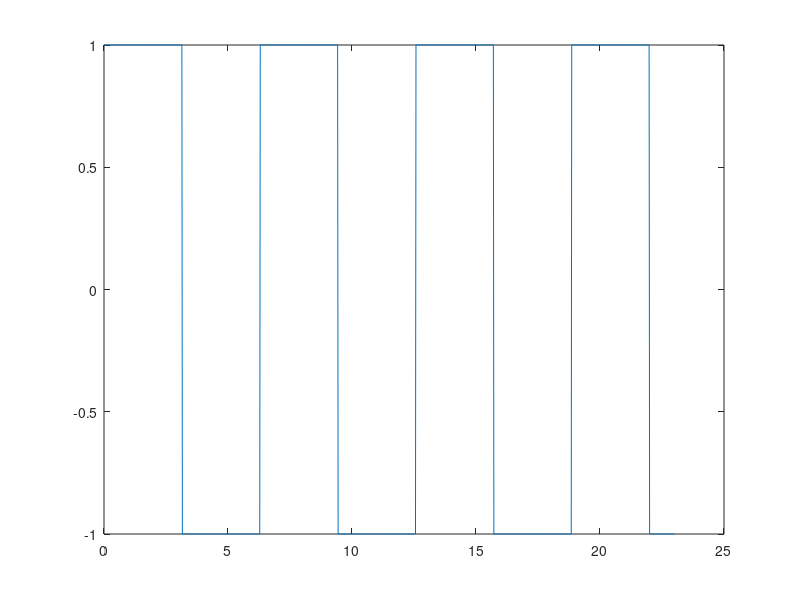

Write the MATLAB code that produced this figure. (Note: this script raises an error after producing the figure.)
%Numar de ordine: 23

t=0:10;

P = 40; %Perioada

D = 23; 

N = 50; %Numar de coeficienti 

w0 = 2*pi/P; 

t_dr = 0:0.02:D; %esantionarea semnalului original

x_dr = square((pi/12)*t_dr,0.5)/2+0.5; %Semnalul dreptunghiular

x_dr=square(t_dr);

plot(t_dr,x_dr);

t_mod = 0:0.02:P; %esantionarea semnalului modificat

x_mod = zeros(1,length(t_mod)); %initializare a semnalului modificat cu valori nule

x_mod(t<=D)= x_dr; %modificam valorile nule cu valori din semnalul original

                %unde avem valori din t <= durata semnalului 

subplot(2,1,1)

plot(t,x_mod),title('x(t)(linie solida) si semnalul reconstruit(linie punctata)'); %afisare x(t)

hold on;





for k = -N:N %k este variabila dupa care se realizeaza suma

    x_t = x_dr; %x_t e semnalul realizat dupa formula SF data

    x_t = x_t .* exp(-1i*k*w0*t_dr); %inmultire intre doua matrice element cu element

    X(k+N+1) = 0; %initializare cu valoare nula

    for i = 1:length(t_dr)-1

        X(k+N+1) = X(k+N+1) + (t_dr(i+1)-t_dr(i)) * (x_t(i)+x_t(i+1))/2; %reconstructia folosind coeficientii

    end

end



for i = 1:length(t_mod) %i este variabila dupa care se realizeaza suma

    x_finit(i) = 0; %initializare cu valoare nula

    for k=-N:N

        x_finit(i) = x_finit(i) + (1/P) * X(k+51) * exp(1i*k*w0*t_mod(i));  %reconstructia folosind coeficientii

    end

end

plot(t,x_finit,'--'); %afisare reconstructie semnal folosind cei N coeficienti



subplot(2,1,2)

w=-50*w0:w0:50*w0; %w este vectorul ce ne va permite afisarea spectrului functiei

stem(w/(2*pi),abs(X)),title('Spectrul lui x(t)'); %afisarea spectrului



%Teoria seriilor Fourier (SFT, SFA si SFC) ne spune

%ca orice semnal periodic poate fi aproximat printr-o suma infinita de sinusuri

%si cosinusuri de diferite frecvente, fiecare ponderat cu un anumit coeficient. 

%Acesti coeficienti reprezinta practic spectrul 

%Semnalul reconstruit foloseste 50 de termeni si are aceeasi forma ca

%semnalul original, cu mici diferente de rigoare. Cu cat marim

%numarul de coeficienti ai SF, aceasta diferenta va fi din ce in ce mai

%mica. In plus se observa faptul ca semnalul poate fi aproximat printr-o

%suma de sin, variatiile semnalului prezentand un caracter sinusoidal.